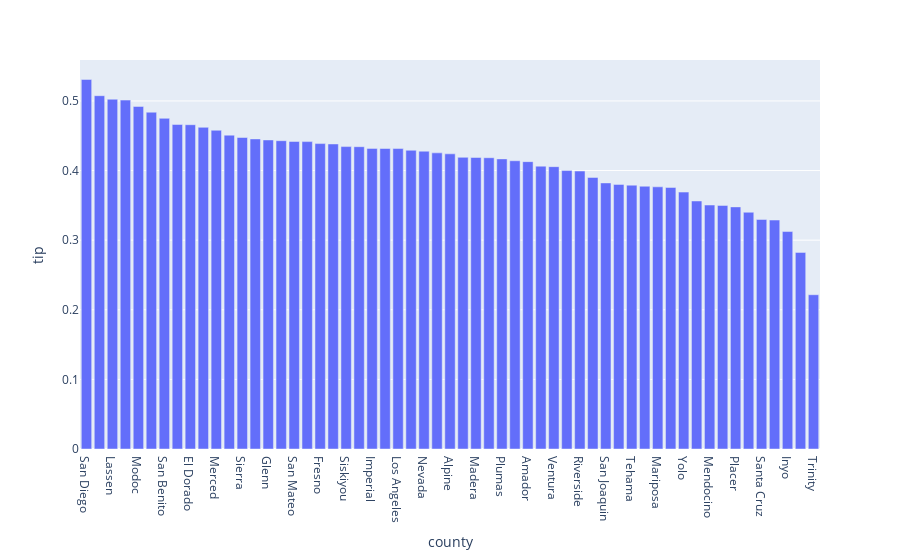

Notebook code for this chart:
### Code cell
px.bar(df_county_tip2, x= "county", y= "tip")

### Figure 1 — Plotly figure (JSON) as saved in the notebook; plotly's stock layout.template omitted (floating-point values rounded to 4 significant figures)
{"data": [{"alignmentgroup": "True", "hovertemplate": "county=%{x}<br>tip=%{y}<extra></extra>", "legendgroup": "", "marker": {"color": "#636efa", "pattern": {"shape": ""}}, "name": "", "offsetgroup": "", "orientation": "v", "showlegend": false, "textposition": "auto", "type": "bar", "x": ["San Diego", "Santa Barbara", "Lassen", "Del Norte", "Modoc", "Tuolumne", "San Benito", "Shasta", "El Dorado", "San Francisco", "Merced", "Kings", "Sierra", "Mono", "Glenn", "Kern", "San Mateo", "Yuba", "Fresno", "Orange", "Siskiyou", "Santa Clara", "Imperial", "Humboldt", "Los Angeles", "Calaveras", "Nevada", "Napa", "Alpine", "Sutter", "Madera", "Solano", "Plumas", "Contra Costa", "Amador", "Colusa", "Ventura", "San Bernardino", "Riverside", "San Luis Obispo", "San Joaquin", "Monterey", "Tehama", "Stanislaus", "Mariposa", "Alameda", "Yolo", "Marin", "Mendocino", "Sonoma", "Placer", "Sacramento", "Santa Cruz", "Lake", "Inyo", "Tulare", "Trinity"], "xaxis": "x", "y": [0.5309, 0.5075, 0.5025, 0.5012, 0.4921, 0.4839, 0.475, 0.4662, 0.4659, 0.4621, 0.4579, 0.4509, 0.4475, 0.4455, 0.444, 0.4429, 0.4418, 0.4416, 0.4388, 0.4382, 0.4345, 0.4343, 0.4319, 0.4317, 0.4316, 0.4292, 0.4278, 0.4254, 0.424, 0.419, 0.4188, 0.4184, 0.4168, 0.4141, 0.4128, 0.4063, 0.4056, 0.4, 0.3993, 0.3901, 0.3823, 0.3801, 0.379, 0.3775, 0.3766, 0.3758, 0.3691, 0.3563, 0.3505, 0.3499, 0.3478, 0.3401, 0.3297, 0.3289, 0.3124, 0.2825, 0.2216], "yaxis": "y"}], "layout": {"barmode": "relative", "legend": {"tracegroupgap": 0}, "margin": {"t": 60}, "xaxis": {"anchor": "y", "domain": [0, 1], "title": {"text": "county"}}, "yaxis": {"anchor": "x", "domain": [0, 1], "title": {"text": "tip"}}}}
